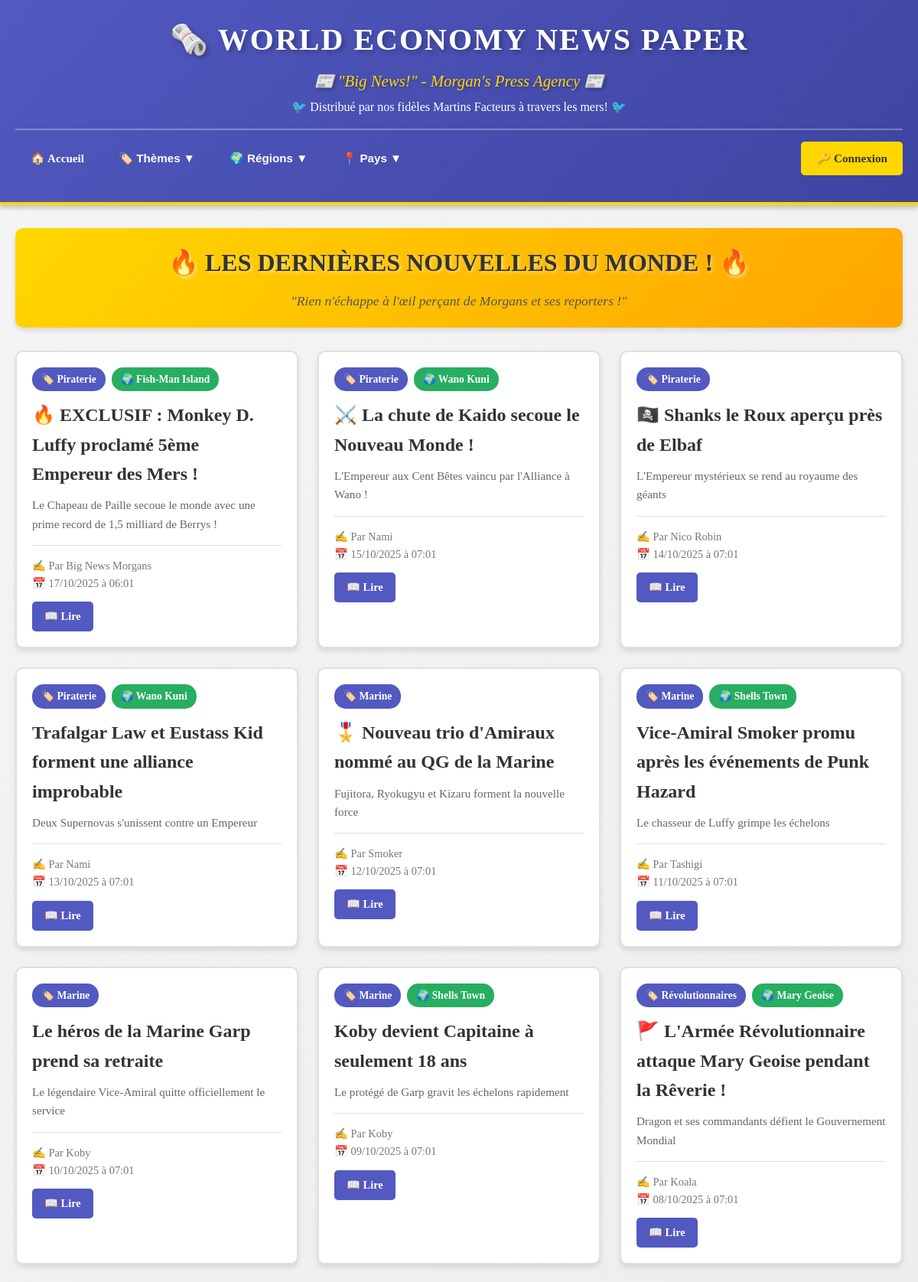
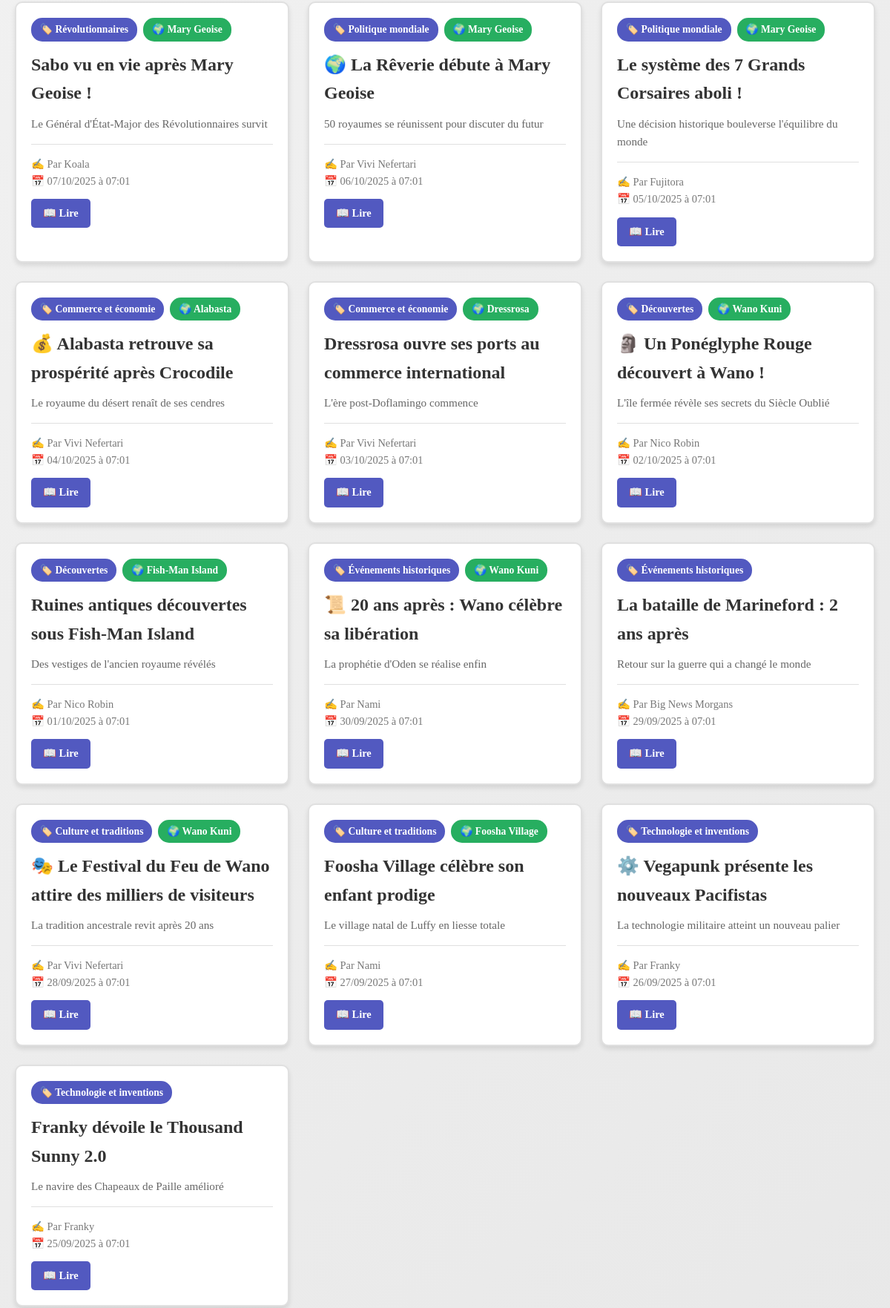
The page / (upper part) on the database its author committed (2 pictures, top to bottom).
### tables this page shows
CREATE TABLE `articles` (
  `id` int(11) NOT NULL,
  `titre` varchar(255) NOT NULL,
  `apercu` text DEFAULT NULL,
  `contenu` longtext NOT NULL,
  `image` varchar(255) DEFAULT NULL,
  `id_theme` int(11) DEFAULT NULL,
  `id_pays` int(11) DEFAULT NULL,
  `id_region` int(11) DEFAULT NULL,
  `id_auteur` int(11) DEFAULT NULL,
  `date_publication` datetime DEFAULT current_timestamp()
);

CREATE TABLE `themes` (
  `id` int(11) NOT NULL,
  `nom` varchar(100) NOT NULL
);

CREATE TABLE `pays` (
  `id` int(11) NOT NULL,
  `nom` varchar(100) NOT NULL,
  `id_region` int(11) DEFAULT NULL
);

CREATE TABLE `utilisateurs` (
  `id` int(11) NOT NULL,
  `nom` varchar(100) NOT NULL,
  `email` varchar(150) NOT NULL,
  `mot_de_passe` varchar(255) NOT NULL,
  `role` enum('admin','auteur','lecteur') DEFAULT 'lecteur',
  `date_creation` datetime DEFAULT current_timestamp()
);

### controleurs/ControleurArticle.php (called while the page is built, shortened)
<?php
require_once 'modeles/ModeleArticle.php';
class ControleurArticle {
    private $modeleArticle;
    public function __construct($pdo) {
        $this->modeleArticle = new ModeleArticle($pdo);
    }
    public function afficherListe() {
        $articles = $this->modeleArticle->getTousLesArticles();
        require 'vues/liste.php';
    }
}
?>

### modeles/ModeleArticle.php (called while the page is built, shortened)
<?php
class ModeleArticle {
    private $pdo;
    public function __construct($pdo) {
        $this->pdo = $pdo;
    }
    public function getTousLesArticles() {
        $stmt = $this->pdo->query("
            SELECT a.*, u.nom AS auteur, t.nom AS theme, p.nom AS pays, r.nom AS region
            FROM articles a
            LEFT JOIN utilisateurs u ON a.id_auteur = u.id
            LEFT JOIN themes t ON a.id_theme = t.id
            LEFT JOIN pays p ON a.id_pays = p.id
            LEFT JOIN regions r ON a.id_region = r.id
            ORDER BY a.date_publication DESC
        ");
        return $stmt->fetchAll();
    }
}
?>

### vues/liste.php (the view, shortened to what this page needs)
<!DOCTYPE html>
<html lang="fr">
<head>
    <link rel="stylesheet" href="public/style.css">
</head>
<body>
    <header class="header">
        <div class="container">
            <div class="logo-section">
                <h1>🗞️ WORLD ECONOMY NEWS PAPER</h1>
                <p class="tagline">📰 "Big News!" - Morgan's Press Agency 📰</p>
                <p class="subtitle">🐦 Distribué par nos fidèles Martins Facteurs à travers les mers! 🐦</p>
            </div>
            <nav class="main-nav">
                <a href="index.php" class="nav-link">🏠 Accueil</a>
                <div class="nav-dropdown">
                    <button class="nav-link dropdown-btn">🏷️ Thèmes ▼</button>
                </div>
                <div class="nav-dropdown">
                    <button class="nav-link dropdown-btn">🌍 Régions ▼</button>
                </div>
                <div class="nav-dropdown">
                    <button class="nav-link dropdown-btn">📍 Pays ▼</button>
                </div>
                <div class="nav-user">
                    <?php if (isset($_SESSION['utilisateur'])): ?>
                        <span class="user-info">👤 <?= htmlspecialchars($_SESSION['utilisateur']['nom']) ?></span>
                        <?php if ($_SESSION['utilisateur']['role'] === 'admin' || $_SESSION['utilisateur']['role'] === 'auteur'): ?>
                            <a href="index.php?action=admin" class="btn btn-primary">✍️ Nouvelle Scoop</a>
                        <?php endif; ?>
                        <?php if ($_SESSION['utilisateur']['role'] === 'admin'): ?>
                            <a href="index.php?action=tableau_admin" class="btn btn-secondary">⚙️ Admin</a>
                        <?php endif; ?>
                        <a href="index.php?action=deconnexion" class="btn btn-logout">🚪 Déconnexion</a>
                    <?php else: ?>
                        <a href="index.php?action=login" class="btn btn-primary">🔑 Connexion</a>
                    <?php endif; ?>
                </div>
            </nav>
        </div>
    </header>
    <main class="container main-content">
        <div class="news-banner">
            <h2>🔥 LES DERNIÈRES NOUVELLES DU MONDE ! 🔥</h2>
            <p>"Rien n'échappe à l'œil perçant de Morgans et ses reporters !"</p>
        </div>
        <?php if (empty($articles)): ?>
            <div class="no-articles">
                <p>📰 Aucune nouvelle pour le moment... Les Martins Facteurs sont en route !</p>
            </div>
        <?php else: ?>
            <div class="articles-grid">
                <?php foreach ($articles as $article): ?>
                    <article class="article-card">
                        <div class="article-content">
                            <div class="article-meta">
                                <?php if ($article['theme']): ?>
                                    <span class="badge badge-theme">🏷️ <?= htmlspecialchars($article['theme']) ?></span>
                                <?php endif; ?>
                                <?php if ($article['pays']): ?>
                                    <span class="badge badge-pays">🌍 <?= htmlspecialchars($article['pays']) ?></span>
                                <?php endif; ?>
                            </div>
                            <h3 class="article-title"><?= htmlspecialchars($article['titre']) ?></h3>
                            <?php if ($article['apercu']): ?>
                                <p class="article-apercu"><?= nl2br(htmlspecialchars($article['apercu'])) ?></p>
                            <?php endif; ?>
                            <div class="article-footer">
                                <div class="article-author">
                                    ✍️ Par <?= htmlspecialchars($article['auteur'] ?? 'Anonyme') ?>
                                    <br>
                                    📅 <?= date('d/m/Y à H:i', strtotime($article['date_publication'])) ?>
                                </div>
                                <div class="article-actions">
                                    <a href="index.php?action=article&id=<?= $article['id'] ?>" class="btn btn-read">📖 Lire</a>
                                </div>
                            </div>
                        </div>
                    </article>
                <?php endforeach; ?>
            </div>
        <?php endif; ?>
    </main>
</body>
</html>

### public/style.css (style rules this page uses)
* { margin: 0; padding: 0; box-sizing: border-box; }
body { font-family: 'Georgia', 'Times New Roman', serif; background: linear-gradient(135deg, #f5f5f5 0%, #e8e8e8 100%); color: #333; line-height: 1.6; }
.container { max-width: 1200px; margin: 0 auto; padding: 0 20px; }
.header { background: linear-gradient(135deg, #5259C0 0%, #3d44a0 100%); color: white; padding: 20px 0; box-shadow: 0 4px 6px rgba(0,0,0,0.2); border-bottom: 4px solid #FFD700; }
.logo-section { text-align: center; margin-bottom: 15px; }
.logo-section h1 { font-size: 2.5em; font-weight: bold; text-shadow: 3px 3px 6px rgba(0,0,0,0.3); letter-spacing: 2px; margin-bottom: 5px; }
.tagline { font-size: 1.3em; font-style: italic; color: #FFD700; margin: 5px 0; text-shadow: 2px 2px 4px rgba(0,0,0,0.3); }
.subtitle { font-size: 1em; color: #fff; margin-top: 5px; }
.main-nav { display: flex; justify-content: center; align-items: center; gap: 5px; flex-wrap: wrap; padding: 15px 0; border-top: 2px solid rgba(255,255,255,0.3); margin-top: 15px; }
.nav-link { padding: 10px 20px; color: white; text-decoration: none; font-weight: bold; font-size: 0.95em; border-radius: 5px; transition: all 0.3s ease; background: transparent; border: none; cursor: pointer; white-space: nowrap; }
.nav-dropdown { position: relative; display: inline-block; }
.dropdown-btn { display: flex; align-items: center; gap: 5px; }
.nav-user { display: flex; align-items: center; gap: 10px; margin-left: auto; flex-wrap: wrap; }
.btn { display: inline-block; padding: 10px 20px; text-decoration: none; border-radius: 5px; font-weight: bold; transition: all 0.3s ease; border: none; cursor: pointer; font-size: 0.95em; }
.btn-primary { background: #FFD700; color: #333; }
.btn-read { background: #5259C0; color: white; padding: 8px 16px; font-size: 0.9em; }
.main-content { margin: 30px auto; min-height: 60vh; }
.news-banner { background: linear-gradient(135deg, #FFD700 0%, #FFA500 100%); padding: 20px; border-radius: 10px; text-align: center; margin-bottom: 30px; box-shadow: 0 4px 6px rgba(0,0,0,0.1); }
.news-banner h2 { font-size: 2em; color: #333; margin-bottom: 10px; text-shadow: 2px 2px 4px rgba(255,255,255,0.5); }
.news-banner p { font-size: 1.1em; color: #555; font-style: italic; }
.articles-grid { display: grid; grid-template-columns: repeat(auto-fill, minmax(350px, 1fr)); gap: 25px; margin-top: 20px; }
.article-card { background: white; border-radius: 10px; overflow: hidden; box-shadow: 0 4px 6px rgba(0,0,0,0.1); transition: transform 0.3s ease, box-shadow 0.3s ease; border: 2px solid #e0e0e0; }
.article-content { padding: 20px; }
.article-meta { display: flex; gap: 8px; margin-bottom: 12px; flex-wrap: wrap; }
.badge { display: inline-block; padding: 5px 12px; border-radius: 15px; font-size: 0.85em; font-weight: bold; }
.badge-theme { background: #5259C0; color: white; }
.badge-pays { background: #27ae60; color: white; }
.article-title { font-size: 1.5em; color: #333; margin-bottom: 10px; font-weight: bold; }
.article-apercu { color: #666; margin-bottom: 15px; font-size: 0.95em; }
.article-footer { border-top: 1px solid #e0e0e0; padding-top: 15px; margin-top: 15px; }
.article-author { font-size: 0.9em; color: #777; margin-bottom: 12px; }
.article-actions { display: flex; gap: 8px; flex-wrap: wrap; }

### rows shown on the page
articles: id_theme.nom "Piraterie", id_pays.nom "Fish-Man Island", titre "🔥 EXCLUSIF : Monkey D. Luffy proclamé 5ème Empereur des Mers !", apercu "Le Chapeau de Paille secoue le monde avec une prime record de 1,5 milliard de Berrys !", id_auteur.nom "Big News Morgans", date_publication "17/10/2025 à 06:01"
articles: id_theme.nom "Piraterie", id_pays.nom "Wano Kuni", titre "⚔️ La chute de Kaido secoue le Nouveau Monde !", apercu "L'Empereur aux Cent Bêtes vaincu par l'Alliance à Wano !", id_auteur.nom "Nami", date_publication "15/10/2025 à 07:01"
articles: id_theme.nom "Piraterie", titre "🏴‍☠️ Shanks le Roux aperçu près de Elbaf", apercu "L'Empereur mystérieux se rend au royaume des géants", id_auteur.nom "Nico Robin", date_publication "14/10/2025 à 07:01"
articles: id_theme.nom "Piraterie", id_pays.nom "Wano Kuni", titre "Trafalgar Law et Eustass Kid forment une alliance improbable", apercu "Deux Supernovas s'unissent contre un Empereur", id_auteur.nom "Nami", date_publication "13/10/2025 à 07:01"
articles: id_theme.nom "Marine", titre "🎖️ Nouveau trio d'Amiraux nommé au QG de la Marine", apercu "Fujitora, Ryokugyu et Kizaru forment la nouvelle force", id_auteur.nom "Smoker", date_publication "12/10/2025 à 07:01"
articles: id_theme.nom "Marine", id_pays.nom "Shells Town", titre "Vice-Amiral Smoker promu après les événements de Punk Hazard", apercu "Le chasseur de Luffy grimpe les échelons", id_auteur.nom "Tashigi", date_publication "11/10/2025 à 07:01"
articles: id_theme.nom "Marine", titre "Le héros de la Marine Garp prend sa retraite", apercu "Le légendaire Vice-Amiral quitte officiellement le service", id_auteur.nom "Koby", date_publication "10/10/2025 à 07:01"
articles: id_theme.nom "Marine", id_pays.nom "Shells Town", titre "Koby devient Capitaine à seulement 18 ans", apercu "Le protégé de Garp gravit les échelons rapidement", id_auteur.nom "Koby", date_publication "09/10/2025 à 07:01"
articles: id_theme.nom "Révolutionnaires", id_pays.nom "Mary Geoise", titre "🚩 L'Armée Révolutionnaire attaque Mary Geoise pendant la Rêverie !", apercu "Dragon et ses commandants défient le Gouvernement Mondial", id_auteur.nom "Koala", date_publication "08/10/2025 à 07:01"
articles: id_theme.nom "Révolutionnaires", id_pays.nom "Mary Geoise", titre "Sabo vu en vie après Mary Geoise !", apercu "Le Général d'État-Major des Révolutionnaires survit", id_auteur.nom "Koala", date_publication "07/10/2025 à 07:01"
articles: id_theme.nom "Politique mondiale", id_pays.nom "Mary Geoise", titre "🌍 La Rêverie débute à Mary Geoise", apercu "50 royaumes se réunissent pour discuter du futur", id_auteur.nom "Vivi Nefertari", date_publication "06/10/2025 à 07:01"
articles: id_theme.nom "Politique mondiale", id_pays.nom "Mary Geoise", titre "Le système des 7 Grands Corsaires aboli !", apercu "Une décision historique bouleverse l'équilibre du monde", id_auteur.nom "Fujitora", date_publication "05/10/2025 à 07:01"
articles: id_theme.nom "Commerce et économie", id_pays.nom "Alabasta", titre "💰 Alabasta retrouve sa prospérité après Crocodile", apercu "Le royaume du désert renaît de ses cendres", id_auteur.nom "Vivi Nefertari", date_publication "04/10/2025 à 07:01"
articles: id_theme.nom "Commerce et économie", id_pays.nom "Dressrosa", titre "Dressrosa ouvre ses ports au commerce international", apercu "L'ère post-Doflamingo commence", id_auteur.nom "Vivi Nefertari", date_publication "03/10/2025 à 07:01"
articles: id_theme.nom "Découvertes", id_pays.nom "Wano Kuni", titre "🗿 Un Ponéglyphe Rouge découvert à Wano !", apercu "L'île fermée révèle ses secrets du Siècle Oublié", id_auteur.nom "Nico Robin", date_publication "02/10/2025 à 07:01"
articles: id_theme.nom "Découvertes", id_pays.nom "Fish-Man Island", titre "Ruines antiques découvertes sous Fish-Man Island", apercu "Des vestiges de l'ancien royaume révélés", id_auteur.nom "Nico Robin", date_publication "01/10/2025 à 07:01"
articles: id_theme.nom "Événements historiques", id_pays.nom "Wano Kuni", titre "📜 20 ans après : Wano célèbre sa libération", apercu "La prophétie d'Oden se réalise enfin", id_auteur.nom "Nami", date_publication "30/09/2025 à 07:01"
articles: id_theme.nom "Événements historiques", titre "La bataille de Marineford : 2 ans après", apercu "Retour sur la guerre qui a changé le monde", id_auteur.nom "Big News Morgans", date_publication "29/09/2025 à 07:01"
articles: id_theme.nom "Culture et traditions", id_pays.nom "Wano Kuni", titre "🎭 Le Festival du Feu de Wano attire des milliers de visiteurs", apercu "La tradition ancestrale revit après 20 ans", id_auteur.nom "Vivi Nefertari", date_publication "28/09/2025 à 07:01"
articles: id_theme.nom "Culture et traditions", id_pays.nom "Foosha Village", titre "Foosha Village célèbre son enfant prodige", apercu "Le village natal de Luffy en liesse totale", id_auteur.nom "Nami", date_publication "27/09/2025 à 07:01"
articles: id_theme.nom "Technologie et inventions", titre "⚙️ Vegapunk présente les nouveaux Pacifistas", apercu "La technologie militaire atteint un nouveau palier", id_auteur.nom "Franky", date_publication "26/09/2025 à 07:01"
articles: id_theme.nom "Technologie et inventions", titre "Franky dévoile le Thousand Sunny 2.0", apercu "Le navire des Chapeaux de Paille amélioré", id_auteur.nom "Franky", date_publication "25/09/2025 à 07:01"
